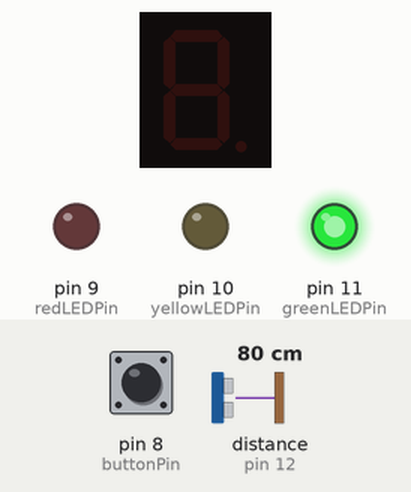
Recording of a sketch running on a simulated Arduino Uno, built with avr-gcc and run on an emulated ATmega328P. Shown: 1-digit seven-segment display, output pins drawn as LEDs (lit = HIGH). Wiring (inferred from the names in the program): ultrasonic range finder: trigger pin 13; echo pin 12. The test bench sets the inputs (shaded band); at power-on: pin 8 (buttonPin) LOW, distance to the obstacle (sensor on pin 12) 80 cm. The echo pulse lasts 58.3 µs per cm; pins used as bus, display or sensor lines are not drawn; what the sketch prints to the serial monitor is not drawn.

Above: at 1.2 s.
1.3 s: pin 8 (buttonPin) pulled HIGH for 0.15 s
At 4.1 s:
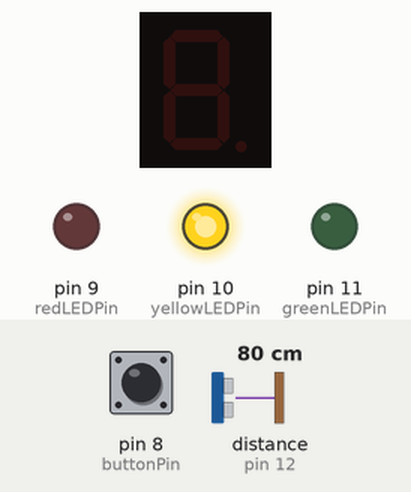
At 8.1 s:
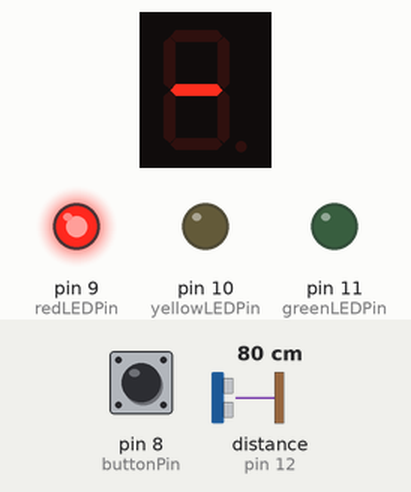
Timing chart, 0 to 9.6 s (numbered marks = the images above; inputs shaded):
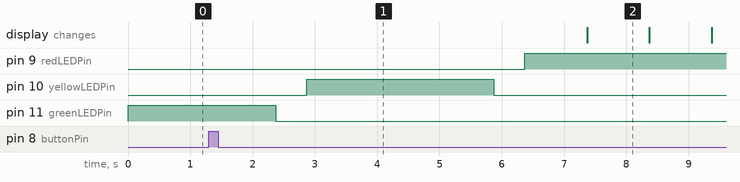

Measured:
- after the input at 1.3 s, pin 9 (redLEDPin): LOW → HIGH after 5.1 s; pin 10 (yellowLEDPin): LOW → HIGH after 1.6 s, → LOW 3.0 s later; pin 11 (greenLEDPin): HIGH → LOW after 1.1 s
- what the display in image 2 shows lasts 1.0 s, from 7.4 s to 8.4 s

The sketch:

timer_ubaka2_SmartTrafficLights.ino
```cpp
#include "SevSeg.h"
SevSeg sevseg;

const int buttonPin = 8;  // the pin that the pushbutton is attached to
const int redLEDPin = 9;      // the pin that the LED is attached to
const int yellowLEDPin = 10;      // the pin that the LED is attached to
const int greenLEDPin = 11;      // the pin that the LED is attached to

const int trigPin = 13;
const int echoPin = 12;

int buttonState = 0;       // current state of the button
int lastButtonState = 0;   // previous state of the button
int ledState = HIGH;        // current state of the LED

long duration;
int distance;

void setup() {

  // initialize the LEDs pin as an output
  pinMode(redLEDPin, OUTPUT);
  pinMode(yellowLEDPin, OUTPUT);
  pinMode(greenLEDPin, OUTPUT);

  // initialize the button pin as an input
  pinMode(buttonPin, INPUT);

  pinMode(trigPin, OUTPUT); // Sets the trigPin as an Output
  pinMode(echoPin, INPUT); // Sets the echoPin as an Input

  Serial.begin(9600);  // initialize serial communication

  byte numDigits = 1;
  byte digitPins[] = {};
  //                    A, B, C,  D, E, F, G, DP(light)
  byte segmentPins[] = {5, 4, A5, 2, 3, 6, 7, A4};
  bool resistorsOnSegments = true;

  byte hardwareConfig = COMMON_CATHODE;
  sevseg.begin(hardwareConfig, numDigits, digitPins, segmentPins, resistorsOnSegments);
  sevseg.setBrightness(90);

}

void loop() {
  buttonState = digitalRead(buttonPin);  // read the state of the button

  digitalWrite(greenLEDPin, HIGH);
  // if the button state has changed
  // if (buttonState != lastButtonState) {

    if (buttonState == 1) {  // if the button is pressed

      // send the new LED state to the other Arduino via serial communication
      // Serial.print("LED State: ");
      // Serial.println(ledState);

      pedestrianCrossing();

      // digitalWrite(redLEDPin, ledState);  // Update the LED state
      // delay(2000);
      // digitalWrite(redLEDPin, !ledState);  // Update the LED state

    }
    buttonState = !buttonState;

  // Clears the trigPin
  digitalWrite(trigPin, LOW);
  delayMicroseconds(1);

  // Sets the trigPin on HIGH state for 10 micro seconds
  digitalWrite(trigPin, HIGH);
  delayMicroseconds(10);
  digitalWrite(trigPin, LOW);

  // Reads the echoPin, returns the sound wave travel time in microseconds
  duration = pulseIn(echoPin, HIGH);

  // Calculating the distance
  distance = duration * 0.034 / 2;

  // Prints the distance on the Serial Monitor
  Serial.print("Distance: ");
  Serial.println(distance);

  delay(100);  // debounce delay
}

void pedestrianCrossing() {

  delay(1000);
  digitalWrite(greenLEDPin, LOW);
  delay(500);
  digitalWrite(yellowLEDPin, HIGH);
  delay(3000);
  digitalWrite(yellowLEDPin, LOW);
  delay(500);
  digitalWrite(redLEDPin, HIGH);
  displayTime();    // have 10 seconds to cross the road
  delay(1000);
  digitalWrite(redLEDPin, LOW);
  delay(400);
  digitalWrite(redLEDPin, HIGH);
  delay(400);
  digitalWrite(redLEDPin, LOW);
  delay(400);
  digitalWrite(redLEDPin, HIGH);
  delay(400);
  digitalWrite(redLEDPin, LOW);
  digitalWrite(greenLEDPin, HIGH);

} // end of pedestrianCrossing()

void displayTime() {

  for(int i = 10; i > -1; i--){
    sevseg.setNumber(i, i%2);
    delay(1000);
    sevseg.refreshDisplay();
  }

} // end of displayTime()


// ---------------------------------------------------------------------------------------------
```
